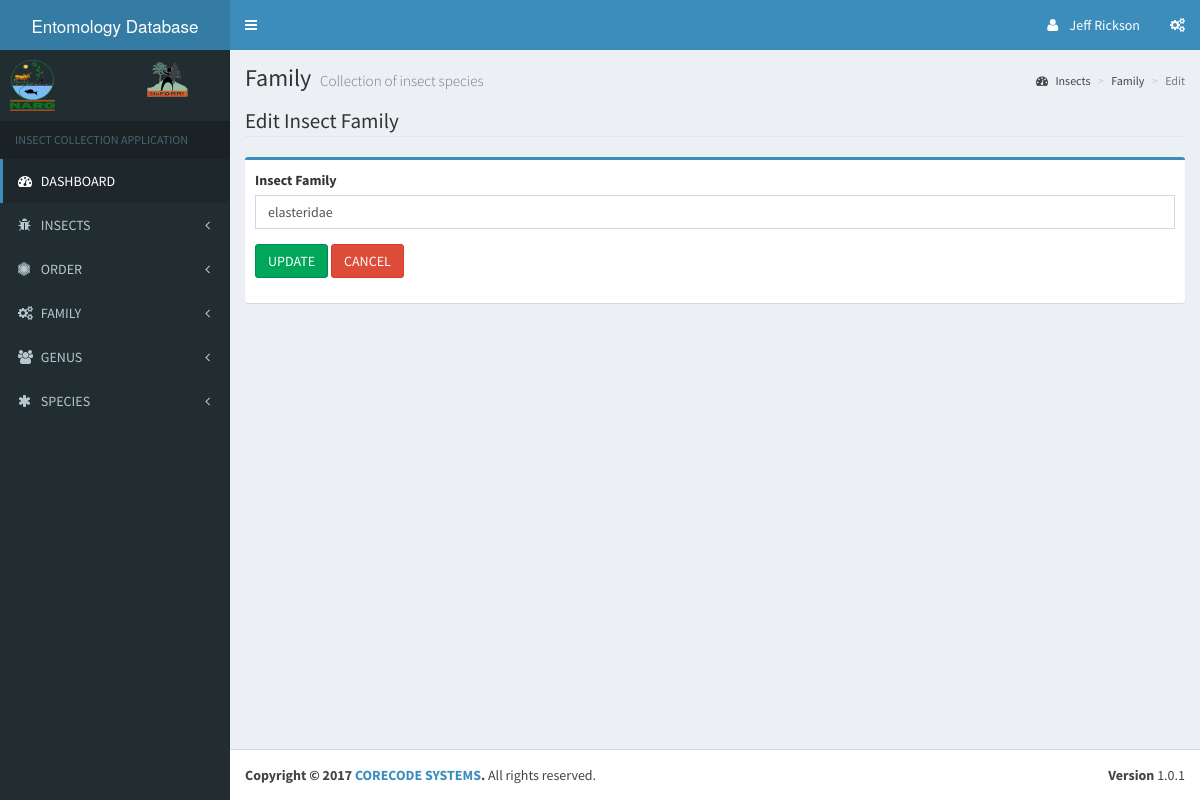
Page /admin/edit_family.php?id=1 (signed in) on the earlier database version.
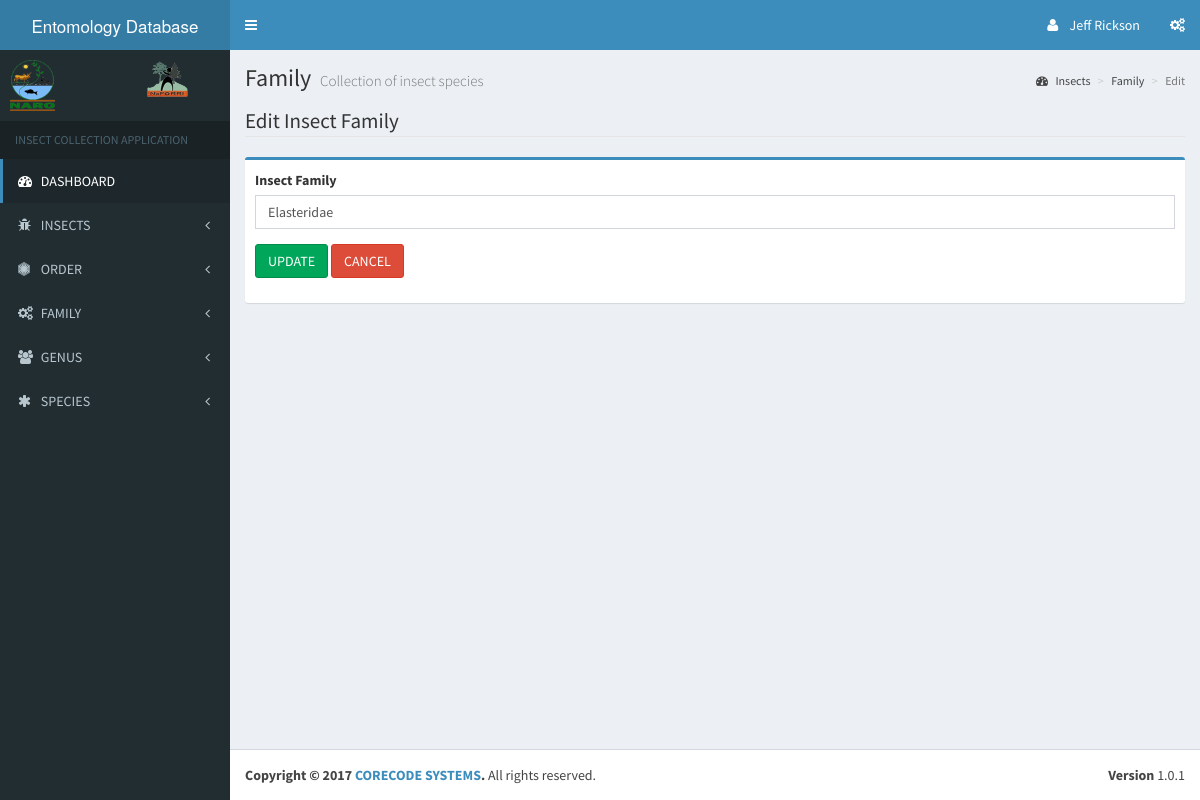
Same page on the later database version.
### tables this page shows
CREATE TABLE `family` (
  `family_Id` int(11) NOT NULL,
  `family_name` varchar(50) NOT NULL
);

### libs/database.php (called while the page is built, shortened)
<?php
    class database {
        public $host    = DB_HOST;
        public $user    = DB_USER;
        public $pass    = DB_PASS;
        public $db_name = DB_NAME;
        public $conn;
        public function connect() {
            $this->conn = new mysqli($this->host, $this->user, $this->pass, $this->db_name);
        }
        public function select_one($query) {
            $result = $this->conn->query($query);
            if($result->num_rows > 0) {
                return $result->fetch_object();
            }else {
                return false;
            }
        }
    }
?>

### admin/edit_family.php (the view, shortened to what this page needs)
<?php
    require_once '../libs/database.php';
    $db = new database();
    if(isset($_GET['id'])) {
        $id = $_GET['id'];
    }
    $family_record = $db->select_one("SELECT family_name FROM family WHERE family_Id = {$id} LIMIT 1");
?>
<?php include 'includes/header.php'; ?>
<?php include 'includes/sidebar_nav.php'; ?>
<div class="content-wrapper">
    <section class="content-header">
        <h1>
            Family
            <small>Collection of insect species</small>
        </h1>
        <ol class="breadcrumb">
            <li><a href="dashboard.php"><i class="fa fa-dashboard"></i> Insects</a></li>
            <li><a href="family_list.php">Family</a></li>
            <li class="active">Edit</li>
        </ol>
    </section>
    <section class="content">
        <div class='row'>
            <div class='col-md-12'>
                <fieldset>
                    <legend>Edit Insect Family</legend>
                    <form action='' method='post' role='form'>
                        <div class='box box-primary'>
                            <div class='box-body'>
                                <div class='form-group'>
                                    <label class='control-label' for='family'>Insect Family</label>
                                    <input type='text' class='form-control' id='family' name='family' value="<?php echo $family_record->family_name; ?>">
                                </div>
                                <div class='form-group'>
                                    <input type='submit' name='update' class='btn btn-success' value='UPDATE'>
                                    <input type='reset' name='cancel' class='btn btn-danger' value='CANCEL'>
                                </div>
                            </div>
                        </div>
                    </form>
                </fieldset>
            </div>
        </div>
    </section>
</div>
<?php include 'includes/footer.php'; ?>

Differences in the rows shown:
changed family: family "elasteridae" → "Elasteridae"
